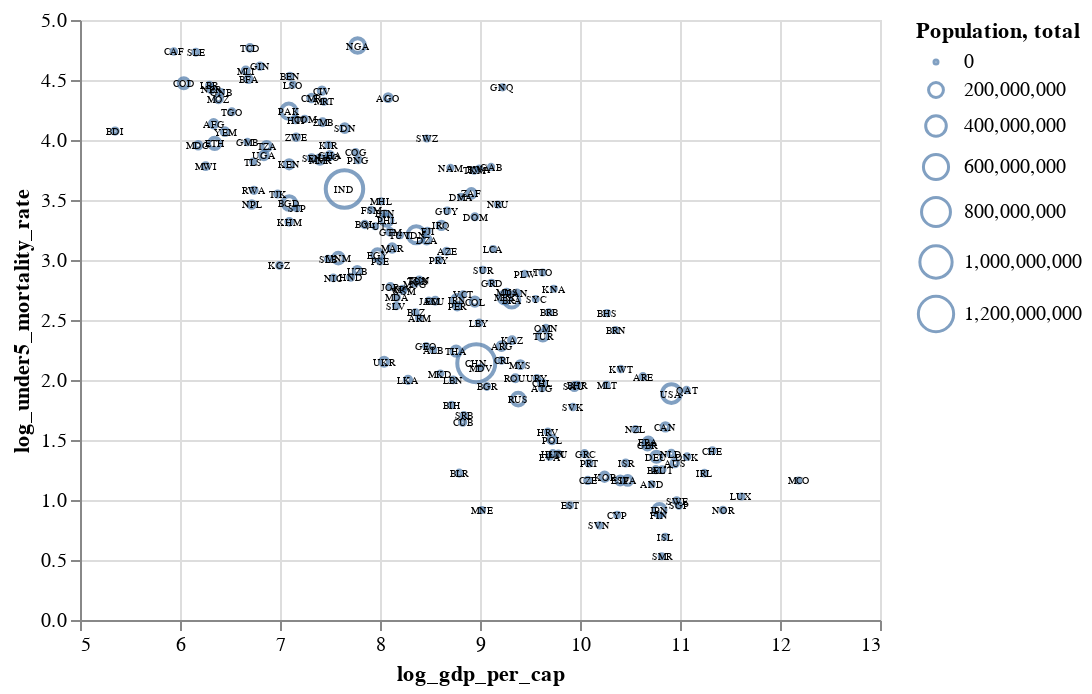

The notebook cell saved with this chart:
### Markdown cell above
## Interactive Charts

As previously noted, one of the more unique features of Altair as a plotting library is that it has inbuilt support for interactive graphics. These range from simple mouse over effects to the ability for users to make selections on one chart and observe the effects of the selections on a second.

### Zoom and Mouseover Effects

The simplest but perhaps most useful form of interaction with Altair are mouseover effects -- the ability for the user to zoom in, and to roll their mouse over points (e.g. in a scatter plot) and see additional information pop up. 

To illustrate the value of this, consider the following figure from our past reading in which we wanted to overlay the names of countries on our scatterplot:

### Code cell
world["log_gdp_per_cap"] = np.log(world["GDP per capita (constant 2010 US$)"])
world["log_under5_mortality_rate"] = np.log(
    world["Mortality rate, under-5 (per 1,000 live births)"]
)
base = (
    alt.Chart(world)
    .mark_point()
    .encode(
        x=alt.X("log_gdp_per_cap", scale=alt.Scale(zero=False)),
        y="log_under5_mortality_rate",
        size="Population, total",
    )
)
fit = base.transform_regression(
        "log_gdp_per_cap", "log_under5_mortality_rate"
    ).mark_line()

text = (alt.Chart(world)
    .encode(
        x=alt.X("log_gdp_per_cap", scale=alt.Scale(zero=False)),
        y="log_under5_mortality_rate",
        text="Country Code",
    )
    .mark_text(size=5))

base + fit + text

### Figure 1 — Vega-Lite specification as saved in the notebook (floating-point values rounded to 4 significant figures; data arrays with more than 128 entries replaced by an {"elided": "..."} marker saying what was removed)
{"config": {"view": {"continuousWidth": 400, "continuousHeight": 300}}, "layer": [{"mark": "point", "encoding": {"size": {"type": "quantitative", "field": "Population, total"}, "x": {"type": "quantitative", "field": "log_gdp_per_cap", "scale": {"zero": false}}, "y": {"type": "quantitative", "field": "log_under5_mortality_rate"}}}, {"mark": "line", "encoding": {"size": {"type": "quantitative", "field": "Population, total"}, "x": {"type": "quantitative", "field": "log_gdp_per_cap", "scale": {"zero": false}}, "y": {"type": "quantitative", "field": "log_under5_mortality_rate"}}, "transform": [{"on": "log_gdp_per_cap", "regression": "log_under5_mortality_rate"}]}, {"mark": {"type": "text", "size": 5}, "encoding": {"text": {"type": "nominal", "field": "Country Code"}, "x": {"type": "quantitative", "field": "log_gdp_per_cap", "scale": {"zero": false}}, "y": {"type": "quantitative", "field": "log_under5_mortality_rate"}}}], "data": {"name": "data-9b248e98e8fbe34083e268c366afb5fd"}, "$schema": "https://vega.github.io/schema/vega-lite/v4.8.1.json", "datasets": {"data-9b248e98e8fbe34083e268c366afb5fd": {"elided": "217 records"}}}
